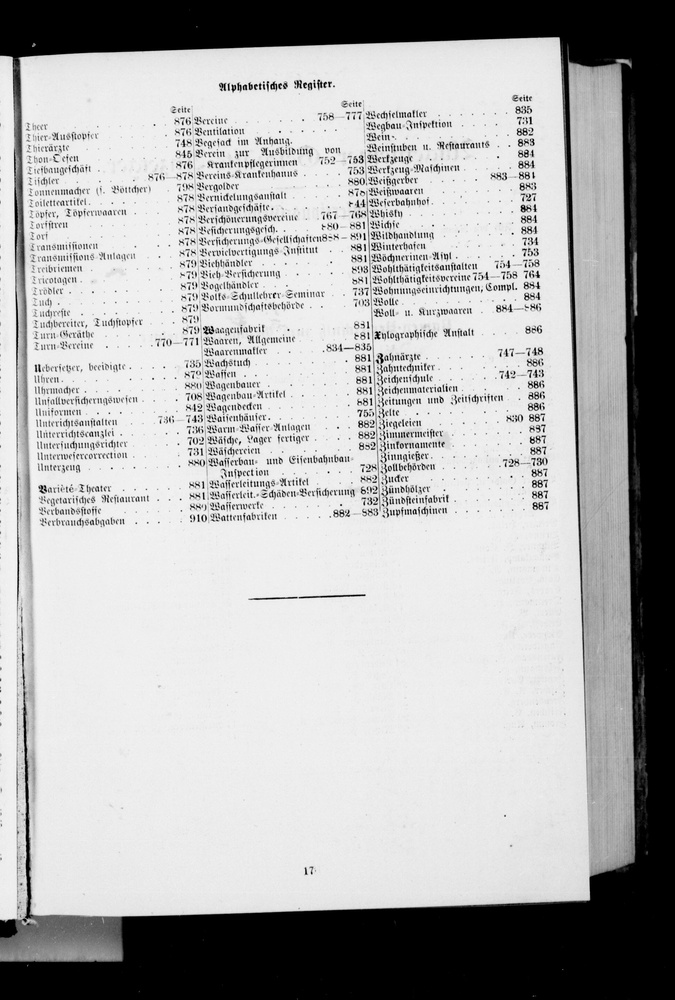
#> input picture my_data.jpg, 675 x 1000 px, shrunk from 1939 x 2872 before the run; its folder holds only this picture in this run
$ python -i hello.py   (imports and definitions only)
#> lines starting #> are read from the running program, lines starting #| are printed output that depends on the picture; after the words box and inside, x2 and y2 are one past the last pixel; in counts of white or black regions, pixels touching at a corner belong together
#> further down, picture is the input picture: shape (1000, 675, 3); min 0, max 255, mean 176.4
'''
Created on 25.04.2014

@author: guiriw
'''
#!/usr/bin/env python

'''
Simple "Square Detector" program.

Loads several images sequentially and tries to find squares in each image.
'''

import numpy as np
import cv2


def angle_cos(p0, p1, p2):
    d1, d2 = (p0-p1).astype('float'), (p2-p1).astype('float')
    return abs( np.dot(d1, d2) / np.sqrt( np.dot(d1, d1)*np.dot(d2, d2) ) )

def find_squares(img):
    img = cv2.GaussianBlur(img, (5, 5), 0)
    squares = []
    for gray in cv2.split(img):
        for thrs in xrange(0, 255, 26):
            if thrs == 0:
                bin = cv2.Canny(gray, 0, 50, apertureSize=5)
                bin = cv2.dilate(bin, None)
            else:
                retval, bin = cv2.threshold(gray, thrs, 255, cv2.THRESH_BINARY)
            contours, hierarchy = cv2.findContours(bin, cv2.RETR_LIST, cv2.CHAIN_APPROX_SIMPLE)
            for cnt in contours:
                cnt_len = cv2.arcLength(cnt, True)
                cnt = cv2.approxPolyDP(cnt, 0.02*cnt_len, True)
                if len(cnt) == 4 and cv2.contourArea(cnt) > 1000 and cv2.isContourConvex(cnt):
                    cnt = cnt.reshape(-1, 2)
                    max_cos = np.max([angle_cos( cnt[i], cnt[(i+1) % 4], cnt[(i+2) % 4] ) for i in xrange(4)])
                    if max_cos < 0.1:
                        squares.append(cnt)
#> this loop made 3 passes
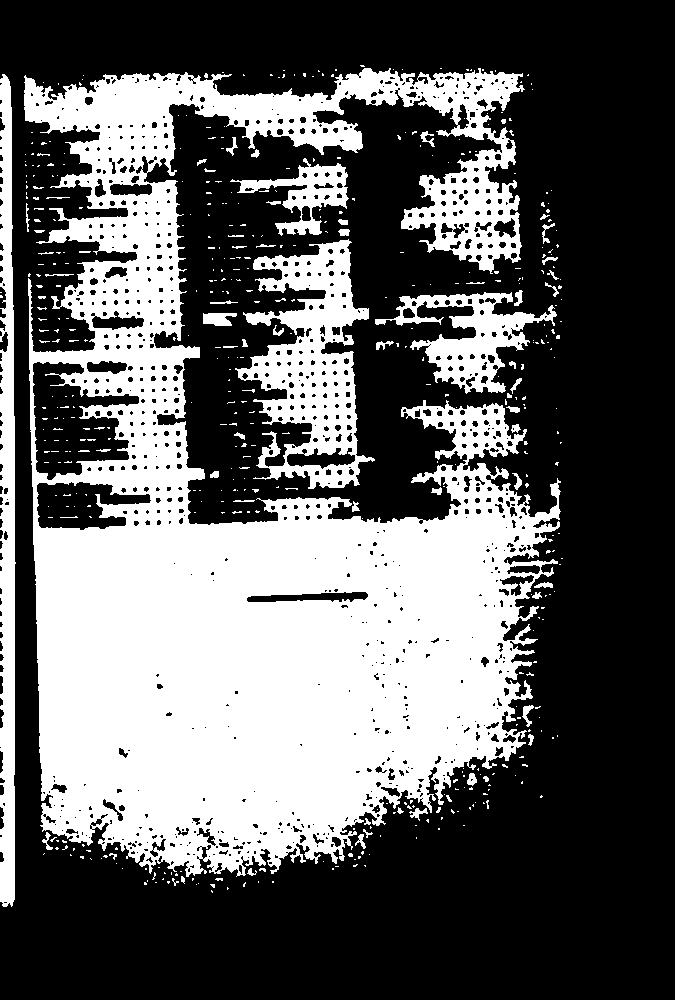
#> bin: shape (1000, 675); 37.7% white; 501 white regions (429 under 20 px), largest, box (x1, y1, x2, y2) and area: (24, 68, 561, 877) 213264, (235, 239, 375, 489) 15763, (0, 74, 16, 907) 10305
#> after the loop, cnt = [[360, 65], [361, 66], [364, 66], [363, 65]]; max_cos = 0.0203; squares = [[[557, 40], [22, 59], [35, 913], [587, 896]], [[557, 40], [22, 59], [35, 913], [587, 896]], [[557, 40], [22, 59], [35, 913], [587, 896]]]
    return squares

# [11 lines not run here, left out]

>>> import cv2
>>> picture = cv2.imread('my_data.jpg')
>>> result = find_squares(picture)
#> result has the same summary as squares in find_squares

$ run again, on pic1.png
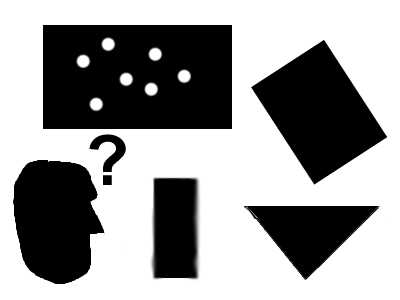
#> input picture pic1.png, 400 x 300 px
#> picture is the input picture: shape (300, 400, 3); mean B, G, R 154.1, 154.1, 154.1
#> in find_squares, `img = cv2.GaussianBlur(img, (5, 5), 0)`:
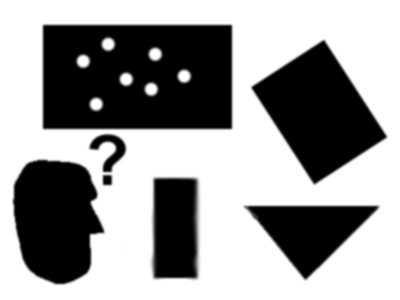
#> img: shape (300, 400, 3); mean of channels 0, 1, 2 154.1, 154.1, 154.1; drawn as B, G, R
#> the loop in find_squares, `for gray in cv2.split(img):` made 3 passes
#> after the loop in find_squares, `for gray in cv2.split(img):`:
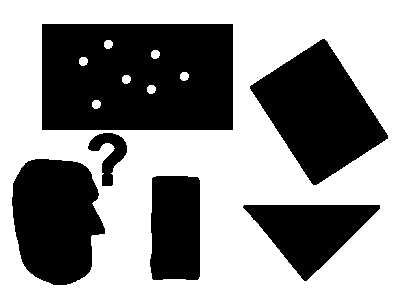
#> bin: shape (300, 400); 57.5% white; 6 black regions, box (x1, y1, x2, y2) and area: (42, 24, 233, 130) 19777, (250, 39, 388, 185) 10692, (12, 159, 105, 285) 9120, (243, 205, 380, 281) 5467, (150, 176, 200, 280) 4990, (88, 133, 127, 186) 924

$ run again, on pic2.png
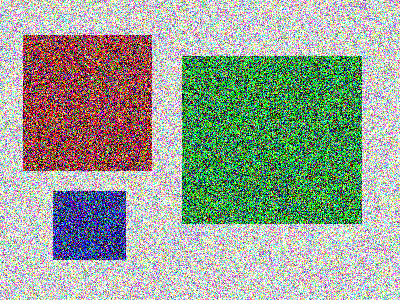
#> input picture pic2.png, 400 x 300 px
#> picture is the input picture: shape (300, 400, 3); mean B, G, R 150, 164.4, 153.8
#> in find_squares, `img = cv2.GaussianBlur(img, (5, 5), 0)`:
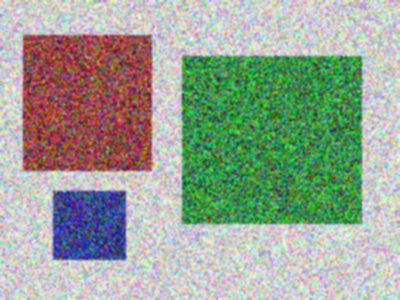
#> img: shape (300, 400, 3); mean of channels 0, 1, 2 150, 164.4, 153.8; drawn as B, G, R
#> the loop in find_squares, `for gray in cv2.split(img):` made 3 passes
#> after the loop in find_squares, `for gray in cv2.split(img):`:
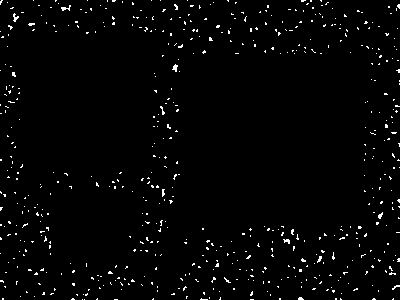
#> bin: shape (300, 400); 2% white in thin lines or dots
#> after the loop in find_squares, `for gray in cv2.split(img):`: cnt = [[2, 0], [1, 0], [0, 1], [0, 4], [0, 3], [1, 2], [1, 1]]; max_cos = 0; squares = 53 items
